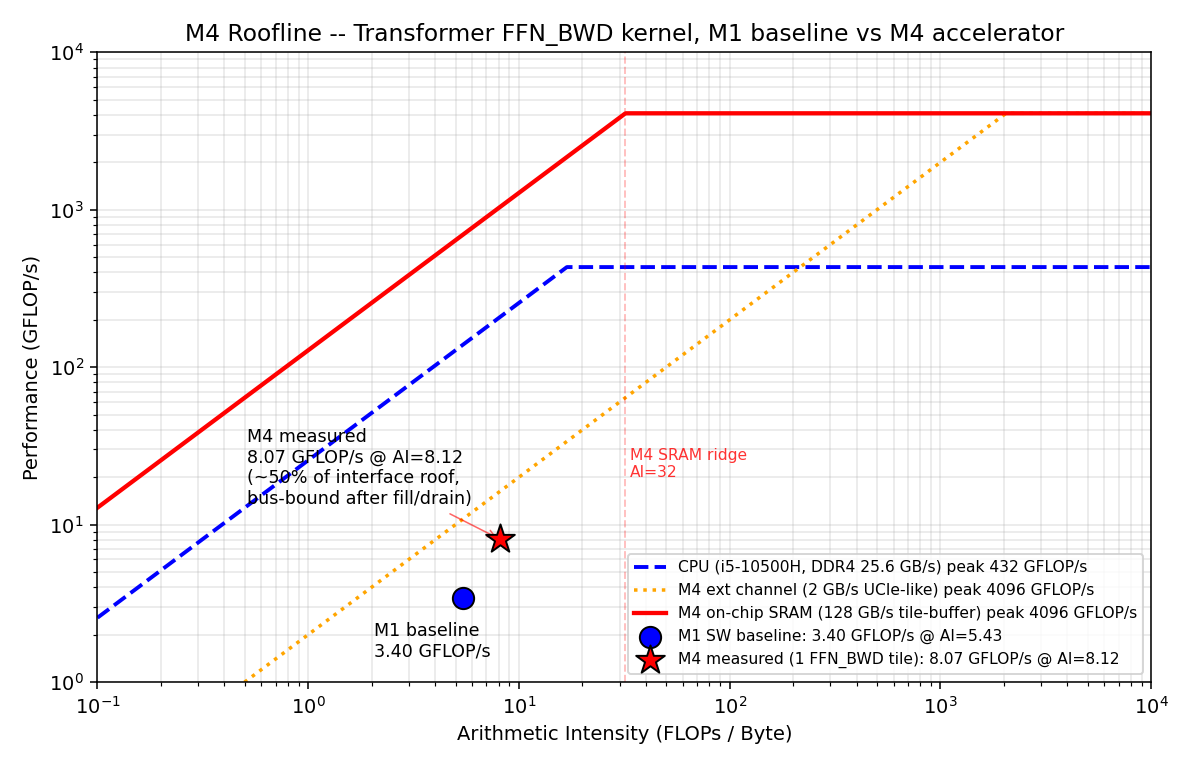

Python code for this plot:
"""
Generate roofline_final.png for the M4 deliverable.

Two rooflines:
  - M1 CPU target: i5-10500H, 25.6 GB/s single-channel DDR4-3200,
    peak FLOP/s estimate from M1 docs.
  - M4 accelerator: 4096 PEs @ 500 MHz, 2 FLOP/MAC -> 4.096 TFLOP/s peak.
    Effective off-chip BW is the UCIe-like chiplet channel; we use the
    same DRAM-side 25.6 GB/s for an apples-to-apples external-BW point
    and additionally show the on-chip SRAM-driven ridge (since the
    architecture's reuse pattern keeps the working set on-chip after
    the initial load).

Two measured points:
  - M1 SW baseline sustained: 3.398 GFLOP/s @ AI=5.43 FLOPs/byte.
  - M4 measured on a single 64x64 FFN_BWD tile: 8.07 GFLOP/s
    (includes load+drain overhead). AI computed from FLOPs / bytes-moved
    over the chiplet boundary for that macro.

Run:
    python roofline_final.py
"""

import matplotlib
matplotlib.use("Agg")
import matplotlib.pyplot as plt
import numpy as np


def roofline(ai_grid, peak_flops, bw_bytes_per_sec):
    return np.minimum(peak_flops, bw_bytes_per_sec * ai_grid)


def main():
    ai = np.logspace(-1, 4, 1000)  # 0.1 .. 10,000 FLOPs/byte

    # ---- M1 CPU target -------------------------------------------------------
    # i5-10500H: ~6 cores * 4.5 GHz boost * 16 FLOP/cycle (AVX2 fma fp64)
    # = 432 GFLOP/s peak in theory; M1 docs use the empirically-attainable
    # "139 GFLOP/s at AI=5.43" which is DRAM-bound on the single-channel
    # 25.6 GB/s line. We plot both: theoretical peak ceiling + DRAM line.
    cpu_peak_gflops    = 432.0
    cpu_bw_gbps        = 25.6  # single-channel DDR4-3200

    cpu_roof = roofline(ai, cpu_peak_gflops, cpu_bw_gbps)

    # ---- M4 accelerator ------------------------------------------------------
    # 64x64 = 4096 PEs * 500 MHz * 2 FLOP/MAC = 4096 GFLOP/s peak.
    accel_peak_gflops  = 4096.0
    # External-channel (UCIe-style) bandwidth: bound by interface.sv -- a
    # single 32-bit Q16.16 word per cycle at 500 MHz on the host-side ports
    # = 4 B/cycle * 500 MHz = 2 GB/s. All bytes in this plot are counted
    # at the Q16.16 wire/scratchpad format (4 B/element), the format that
    # actually moves through the memory hierarchy until the MAC input.
    accel_extbw_gbps   = 2.0
    # On-chip SRAM-feed bandwidth into the systolic array: 64 rows feed
    # the array each cycle from tile_buffer holding Q16.16 (4 B/elem)
    # = 64 elements/cycle * 4 B * 500 MHz = 128 GB/s.
    accel_sram_gbps    = 128.0

    accel_roof_ext  = roofline(ai, accel_peak_gflops, accel_extbw_gbps)
    accel_roof_sram = roofline(ai, accel_peak_gflops, accel_sram_gbps)

    # ---- Measured points -----------------------------------------------------
    # M1 baseline: FFN backward, AI=5.43, attained 3.398 GFLOP/s.
    sw_point = (5.43, 3.398)

    # M4 single-tile measurement: ff_backward macro = 32,989 cycles @ 500 MHz.
    # FLOPs/macro = 2 * (64*64*64 MACs) + 64*64*2 (GELU' multiply) = 532,480
    # Bytes moved over chiplet boundary for one macro: 3 tile loads (A, B, AUX)
    # + 1 output write-back, each 4096 Q16.16 elements * 4 B = 16,384 B per
    # tile * 4 tiles = 65,536 B total.
    # AI = 532480 / 65536 = 8.12 FLOPs/byte (Q16.16 wire).
    # Attained = 532480 FLOP / 65.978e-6 s = 8.07 GFLOP/s.
    m4_point_meas = (8.12, 8.07)

    # ---- Plot ---------------------------------------------------------------
    fig, ax = plt.subplots(figsize=(8.5, 5.5))

    # CPU roofline (dashed line, blue)
    ax.plot(ai, cpu_roof, "b--", lw=2.0, label=f"CPU (i5-10500H, DDR4 25.6 GB/s) peak {cpu_peak_gflops:.0f} GFLOP/s")

    # M4 accelerator roofline -- external channel (orange, dotted) and SRAM (red, solid)
    ax.plot(ai, accel_roof_ext, "orange", lw=1.8, linestyle=":", label=f"M4 ext channel ({accel_extbw_gbps:.0f} GB/s UCIe-like) peak {accel_peak_gflops:.0f} GFLOP/s")
    ax.plot(ai, accel_roof_sram, "r-", lw=2.2, label=f"M4 on-chip SRAM ({accel_sram_gbps:.0f} GB/s tile-buffer) peak {accel_peak_gflops:.0f} GFLOP/s")

    # Points
    ax.scatter(*sw_point, marker="o", s=120, c="blue", edgecolors="black", zorder=5, label=f"M1 SW baseline: {sw_point[1]:.2f} GFLOP/s @ AI={sw_point[0]:.2f}")
    # M1 annotation: place BELOW the marker in clear air (legend is at
    # bottom-right; M4 annotation occupies upper-right of this marker).
    ax.annotate(f"M1 baseline\n{sw_point[1]:.2f} GFLOP/s", sw_point, xytext=(-46, -30), textcoords="offset points", fontsize=9, ha="left")

    ax.scatter(*m4_point_meas, marker="*", s=240, c="red", edgecolors="black", zorder=5, label=f"M4 measured (1 FFN_BWD tile): {m4_point_meas[1]:.2f} GFLOP/s @ AI={m4_point_meas[0]:.2f}")
    # M4 annotation: place ABOVE-LEFT of the star to avoid colliding with
    # the M1 marker (which sits down and to the left) and the legend.
    ax.annotate(
        f"M4 measured\n{m4_point_meas[1]:.2f} GFLOP/s @ AI={m4_point_meas[0]:.2f}\n(~50% of interface roof,\nbus-bound after fill/drain)",
        m4_point_meas,
        xytext=(-130, 18),
        textcoords="offset points",
        fontsize=9,
        ha="left",
        arrowprops=dict(arrowstyle="->", color="red", lw=0.8, alpha=0.6),
    )

    # M4 peak ridge marker (where compute = memory)
    ridge_sram_ai  = accel_peak_gflops / accel_sram_gbps
    ridge_ext_ai   = accel_peak_gflops / accel_extbw_gbps
    ax.axvline(ridge_sram_ai, color="red", alpha=0.25, linestyle="--", lw=1.0)
    ax.text(ridge_sram_ai * 1.05, 20, f"M4 SRAM ridge\nAI={ridge_sram_ai:.0f}", fontsize=8, color="red", alpha=0.8)

    ax.set_xscale("log")
    ax.set_yscale("log")
    ax.set_xlim(1e-1, 1e4)
    ax.set_ylim(1e0, 1e4)
    ax.set_xlabel("Arithmetic Intensity (FLOPs / Byte)")
    ax.set_ylabel("Performance (GFLOP/s)")
    ax.set_title("M4 Roofline -- Transformer FFN_BWD kernel, M1 baseline vs M4 accelerator")
    ax.grid(True, which="both", alpha=0.3)
    ax.legend(loc="lower right", fontsize=8)

    plt.tight_layout()
    plt.savefig("roofline_final.png", dpi=140)
    print("wrote roofline_final.png")


if __name__ == "__main__":
    main()
